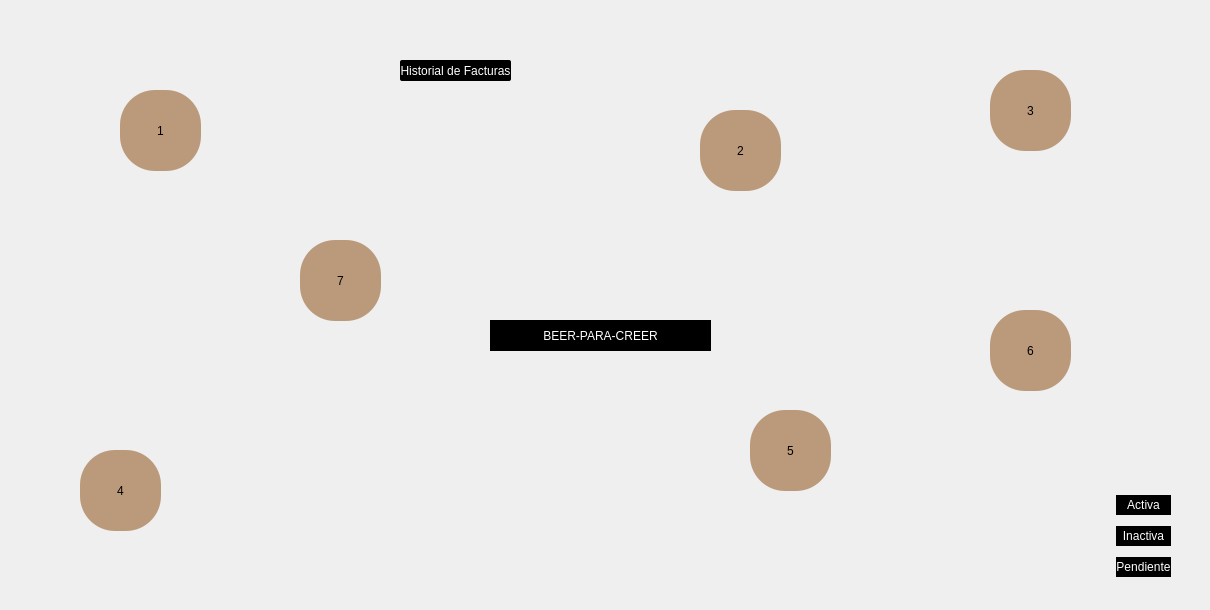
      <widget class="QWidget" name="Mesas">
       <widget class="QLabel" name="mesa_6LB">
        <property name="geometry">
         <rect>
          <x>970</x>
          <y>300</y>
          <width>121</width>
          <height>111</height>
         </rect>
        </property>
        <property name="text">
         <string/>
        </property>
        <property name="pixmap">
         <pixmap resource="Archivos.qrc">:/Imagenes/mesa.png</pixmap>
        </property>
        <property name="scaledContents">
         <bool>true</bool>
        </property>
       </widget>
       <widget class="QPushButton" name="mesa_3PB">
        <property name="geometry">
         <rect>
          <x>990</x>
          <y>70</y>
          <width>81</width>
          <height>81</height>
         </rect>
        </property>
        <property name="styleSheet">
         <string notr="true">background-color: rgb(187, 154, 123);
border-radius: 35px;
color: rgb(0, 0, 0);
font: 16pt &quot;Tw Cen MT Condensed Extra Bold&quot;;</string>
        </property>
        <property name="text">
         <string>3</string>
        </property>
       </widget>
       <widget class="QLabel" name="mesa_2LB">
        <property name="geometry">
         <rect>
          <x>680</x>
          <y>100</y>
          <width>121</width>
          <height>111</height>
         </rect>
        </property>
        <property name="text">
         <string/>
        </property>
        <property name="pixmap">
         <pixmap resource="Archivos.qrc">:/Imagenes/mesa.png</pixmap>
        </property>
        <property name="scaledContents">
         <bool>true</bool>
        </property>
       </widget>
       <widget class="QPushButton" name="mesa_7PB">
        <property name="geometry">
         <rect>
          <x>300</x>
          <y>240</y>
          <width>81</width>
          <height>81</height>
         </rect>
        </property>
        <property name="styleSheet">
         <string notr="true">background-color: rgb(187, 154, 123);
border-radius: 35px;
color: rgb(0, 0, 0);
font: 16pt &quot;Tw Cen MT Condensed Extra Bold&quot;;</string>
        </property>
        <property name="text">
         <string>7</string>
        </property>
       </widget>
       <widget class="QLabel" name="mesa_4LB">
        <property name="geometry">
         <rect>
          <x>60</x>
          <y>440</y>
          <width>121</width>
          <height>111</height>
         </rect>
        </property>
        <property name="text">
         <string/>
        </property>
        <property name="pixmap">
         <pixmap resource="Archivos.qrc">:/Imagenes/mesa.png</pixmap>
        </property>
        <property name="scaledContents">
         <bool>true</bool>
        </property>
       </widget>
       <widget class="QLabel" name="mesa_5LB">
        <property name="geometry">
         <rect>
          <x>730</x>
          <y>400</y>
          <width>121</width>
          <height>111</height>
         </rect>
        </property>
        <property name="text">
         <string/>
        </property>
        <property name="pixmap">
         <pixmap resource="Archivos.qrc">:/Imagenes/mesa.png</pixmap>
        </property>
        <property name="scaledContents">
         <bool>true</bool>
        </property>
       </widget>
       <widget class="QPushButton" name="mesa_4PB">
        <property name="geometry">
         <rect>
          <x>80</x>
          <y>450</y>
          <width>81</width>
          <height>81</height>
         </rect>
        </property>
        <property name="styleSheet">
         <string notr="true">background-color: rgb(187, 154, 123);
border-radius: 35px;
color: rgb(0, 0, 0);
font: 16pt &quot;Tw Cen MT Condensed Extra Bold&quot;;</string>
        </property>
        <property name="text">
         <string>4</string>
        </property>
       </widget>
       <widget class="QPushButton" name="mesa_5PB">
        <property name="geometry">
         <rect>
          <x>750</x>
          <y>410</y>
          <width>81</width>
          <height>81</height>
         </rect>
        </property>
        <property name="styleSheet">
         <string notr="true">background-color: rgb(187, 154, 123);
border-radius: 35px;
color: rgb(0, 0, 0);
font: 16pt &quot;Tw Cen MT Condensed Extra Bold&quot;;</string>
        </property>
        <property name="text">
         <string>5</string>
        </property>
       </widget>
       <widget class="QLabel" name="mesa_7LB">
        <property name="geometry">
         <rect>
          <x>280</x>
          <y>230</y>
          <width>121</width>
          <height>111</height>
         </rect>
        </property>
        <property name="text">
         <string/>
        </property>
        <property name="pixmap">
         <pixmap resource="Archivos.qrc">:/Imagenes/mesa.png</pixmap>
        </property>
        <property name="scaledContents">
         <bool>true</bool>
        </property>
       </widget>
       <widget class="QLabel" name="mesa_1LB">
        <property name="geometry">
         <rect>
          <x>100</x>
          <y>80</y>
          <width>121</width>
          <height>111</height>
         </rect>
        </property>
        <property name="text">
         <string/>
        </property>
        <property name="pixmap">
         <pixmap resource="Archivos.qrc">:/Imagenes/mesa.png</pixmap>
        </property>
        <property name="scaledContents">
         <bool>true</bool>
        </property>
       </widget>
       <widget class="QPushButton" name="mesa_6PB">
        <property name="geometry">
         <rect>
          <x>990</x>
          <y>310</y>
          <width>81</width>
          <height>81</height>
         </rect>
        </property>
        <property name="styleSheet">
         <string notr="true">background-color: rgb(187, 154, 123);
border-radius: 35px;
color: rgb(0, 0, 0);
font: 16pt &quot;Tw Cen MT Condensed Extra Bold&quot;;</string>
        </property>
        <property name="text">
         <string>6</string>
        </property>
       </widget>
       <widget class="QPushButton" name="mesa_2PB">
        <property name="geometry">
         <rect>
          <x>700</x>
          <y>110</y>
          <width>81</width>
          <height>81</height>
         </rect>
        </property>
        <property name="styleSheet">
         <string notr="true">background-color: rgb(187, 154, 123);
border-radius: 35px;
color: rgb(0, 0, 0);
font: 16pt &quot;Tw Cen MT Condensed Extra Bold&quot;;</string>
        </property>
        <property name="text">
         <string>2</string>
        </property>
       </widget>
       <widget class="QPushButton" name="mesa_1PB">
        <property name="geometry">
         <rect>
          <x>120</x>
          <y>90</y>
          <width>81</width>
          <height>81</height>
         </rect>
        </property>
        <property name="styleSheet">
         <string notr="true">background-color: rgb(187, 154, 123);
border-radius: 35px;
color: rgb(0, 0, 0);
font: 16pt &quot;Tw Cen MT Condensed Extra Bold&quot;;</string>
        </property>
        <property name="text">
         <string>1</string>
        </property>
       </widget>
       <widget class="QLabel" name="mesa_3LB">
        <property name="geometry">
         <rect>
          <x>970</x>
          <y>60</y>
          <width>121</width>
          <height>111</height>
         </rect>
        </property>
        <property name="text">
         <string/>
        </property>
        <property name="pixmap">
         <pixmap resource="Archivos.qrc">:/Imagenes/mesa.png</pixmap>
        </property>
        <property name="scaledContents">
         <bool>true</bool>
        </property>
       </widget>
       <widget class="QLabel" name="nombreLB">
        <property name="geometry">
         <rect>
          <x>490</x>
          <y>320</y>
          <width>221</width>
          <height>31</height>
         </rect>
        </property>
        <property name="styleSheet">
         <string notr="true">background-color: rgb(0, 0, 0);
color: rgb(255, 255, 255);
font: 24pt &quot;Tw Cen MT Condensed Extra Bold&quot;;</string>
        </property>
        <property name="text">
         <string>BEER-PARA-CREER</string>
        </property>
        <property name="alignment">
         <set>Qt::AlignCenter</set>
        </property>
       </widget>
       <widget class="QPushButton" name="historialFacturasPB">
        <property name="geometry">
         <rect>
          <x>400</x>
          <y>60</y>
          <width>111</width>
          <height>21</height>
         </rect>
        </property>
        <property name="styleSheet">
         <string notr="true">QPushButton
{
	background-color: #000000;
	color: #ffffff;
	font: 10pt &quot;Tw Cen MT Condensed Extra Bold&quot;;
	border: 0px solid;
	border-radius: 2px;

}


QPushButton::hover
{
	background-color: #5d5d5d;  

}


QPushButton::pressed
{
	background-color: #5d5d5d;

}


QPushButton::checked
{
	background-color: #5d5d5d;

}

QPushButton:disabled {
	background-color:#5d5d5d;
}</string>
        </property>
        <property name="text">
         <string>Historial de Facturas</string>
        </property>
       </widget>
       <widget class="QLabel" name="semaforoM2">
        <property name="geometry">
         <rect>
          <x>660</x>
          <y>80</y>
          <width>31</width>
          <height>31</height>
         </rect>
        </property>
        <property name="text">
         <string/>
        </property>
        <property name="pixmap">
         <pixmap resource="Archivos.qrc">:/Imagenes/apagada.png</pixmap>
        </property>
        <property name="scaledContents">
         <bool>true</bool>
        </property>
       </widget>
       <widget class="QLabel" name="semaforoM3">
        <property name="geometry">
         <rect>
          <x>950</x>
          <y>40</y>
          <width>31</width>
          <height>31</height>
         </rect>
        </property>
        <property name="text">
         <string/>
        </property>
        <property name="pixmap">
         <pixmap resource="Archivos.qrc">:/Imagenes/apagada.png</pixmap>
        </property>
        <property name="scaledContents">
         <bool>true</bool>
        </property>
       </widget>
       <widget class="QLabel" name="semaforoM4">
        <property name="geometry">
         <rect>
          <x>40</x>
          <y>420</y>
          <width>31</width>
          <height>31</height>
         </rect>
        </property>
        <property name="text">
         <string/>
        </property>
        <property name="pixmap">
         <pixmap resource="Archivos.qrc">:/Imagenes/apagada.png</pixmap>
        </property>
        <property name="scaledContents">
         <bool>true</bool>
        </property>
       </widget>
       <widget class="QLabel" name="semaforoM5">
        <property name="geometry">
         <rect>
          <x>710</x>
          <y>380</y>
          <width>31</width>
          <height>31</height>
         </rect>
        </property>
        <property name="text">
         <string/>
        </property>
        <property name="pixmap">
         <pixmap resource="Archivos.qrc">:/Imagenes/apagada.png</pixmap>
        </property>
        <property name="scaledContents">
         <bool>true</bool>
        </property>
       </widget>
       <widget class="QLabel" name="semaforoM6">
        <property name="geometry">
         <rect>
          <x>950</x>
          <y>280</y>
          <width>31</width>
          <height>31</height>
         </rect>
        </property>
        <property name="text">
         <string/>
        </property>
        <property name="pixmap">
         <pixmap resource="Archivos.qrc">:/Imagenes/apagada.png</pixmap>
        </property>
        <property name="scaledContents">
         <bool>true</bool>
        </property>
       </widget>
       <widget class="QLabel" name="semaforoM7">
        <property name="geometry">
         <rect>
          <x>260</x>
          <y>210</y>
          <width>31</width>
          <height>31</height>
         </rect>
        </property>
        <property name="text">
         <string/>
        </property>
        <property name="pixmap">
         <pixmap resource="Archivos.qrc">:/Imagenes/apagada.png</pixmap>
        </property>
        <property name="scaledContents">
         <bool>true</bool>
        </property>
       </widget>
       <widget class="QLabel" name="semaforoM1">
        <property name="geometry">
         <rect>
          <x>80</x>
          <y>60</y>
          <width>31</width>
          <height>31</height>
         </rect>
        </property>
        <property name="text">
         <string/>
        </property>
        <property name="pixmap">
         <pixmap resource="Archivos.qrc">:/Imagenes/apagada.png</pixmap>
        </property>
        <property name="scaledContents">
         <bool>true</bool>
        </property>
       </widget>
       <widget class="QLabel" name="label">
        <property name="geometry">
         <rect>
          <x>370</x>
          <y>-10</y>
          <width>171</width>
          <height>171</height>
         </rect>
        </property>
        <property name="text">
         <string/>
        </property>
        <property name="pixmap">
         <pixmap resource="Archivos.qrc">:/Imagenes/caja.PNG</pixmap>
        </property>
        <property name="scaledContents">
         <bool>true</bool>
        </property>
       </widget>
       <widget class="QLabel" name="label_2">
        <property name="geometry">
         <rect>
          <x>220</x>
          <y>410</y>
          <width>71</width>
          <height>191</height>
         </rect>
        </property>
        <property name="text">
         <string/>
        </property>
        <property name="pixmap">
         <pixmap resource="Archivos.qrc">:/Imagenes/recepcion.PNG</pixmap>
        </property>
        <property name="scaledContents">
         <bool>true</bool>
        </property>
       </widget>
       <widget class="QLabel" name="label_3">
        <property name="geometry">
         <rect>
          <x>280</x>
          <y>510</y>
          <width>241</width>
          <height>91</height>
         </rect>
        </property>
        <property name="text">
         <string/>
        </property>
        <property name="pixmap">
         <pixmap resource="Archivos.qrc">:/Imagenes/entrada.PNG</pixmap>
        </property>
        <property name="scaledContents">
         <bool>true</bool>
        </property>
       </widget>
       <widget class="QWidget" name="layoutWidget">
        <property name="geometry">
         <rect>
          <x>1090</x>
          <y>490</y>
          <width>81</width>
          <height>95</height>
         </rect>
        </property>
        <layout class="QGridLayout" name="gridLayout_5">
         <item row="2" column="0">
          <widget class="QLabel" name="simbolo3">
           <property name="maximumSize">
            <size>
             <width>20</width>
             <height>20</height>
            </size>
           </property>
           <property name="styleSheet">
            <string notr="true"/>
           </property>
           <property name="text">
            <string/>
           </property>
           <property name="pixmap">
            <pixmap resource="Archivos.qrc">:/Imagenes/apagada.png</pixmap>
           </property>
           <property name="scaledContents">
            <bool>true</bool>
           </property>
          </widget>
         </item>
         <item row="4" column="0">
          <widget class="QLabel" name="simbolo2">
           <property name="maximumSize">
            <size>
             <width>20</width>
             <height>20</height>
            </size>
           </property>
           <property name="styleSheet">
            <string notr="true"/>
           </property>
           <property name="text">
            <string/>
           </property>
           <property name="pixmap">
            <pixmap resource="Archivos.qrc">:/Imagenes/exclamacion.png</pixmap>
           </property>
           <property name="scaledContents">
            <bool>true</bool>
           </property>
          </widget>
         </item>
         <item row="4" column="1">
          <widget class="QLabel" name="label_5">
           <property name="styleSheet">
            <string notr="true">font: 10pt &quot;Tw Cen MT Condensed Extra Bold&quot;;
color: rgb(255, 255, 255);
background-color: rgb(0, 0, 0);</string>
           </property>
           <property name="text">
            <string>Pendiente</string>
           </property>
           <property name="alignment">
            <set>Qt::AlignCenter</set>
           </property>
          </widget>
         </item>
         <item row="2" column="1">
          <widget class="QLabel" name="label_6">
           <property name="styleSheet">
            <string notr="true">font: 10pt &quot;Tw Cen MT Condensed Extra Bold&quot;;
color: rgb(255, 255, 255);
background-color: rgb(0, 0, 0);</string>
           </property>
           <property name="text">
            <string>Inactiva</string>
           </property>
           <property name="alignment">
            <set>Qt::AlignCenter</set>
           </property>
          </widget>
         </item>
         <item row="0" column="0">
          <widget class="QLabel" name="simbolo1">
           <property name="maximumSize">
            <size>
             <width>20</width>
             <height>20</height>
            </size>
           </property>
           <property name="styleSheet">
            <string notr="true"/>
           </property>
           <property name="text">
            <string/>
           </property>
           <property name="pixmap">
            <pixmap resource="Archivos.qrc">:/Imagenes/activa.png</pixmap>
           </property>
           <property name="scaledContents">
            <bool>true</bool>
           </property>
          </widget>
         </item>
         <item row="0" column="1">
          <widget class="QLabel" name="label_4">
           <property name="layoutDirection">
            <enum>Qt::LeftToRight</enum>
           </property>
           <property name="styleSheet">
            <string notr="true">font: 10pt &quot;Tw Cen MT Condensed Extra Bold&quot;;
background-color: rgb(0, 0, 0);
color: rgb(255, 255, 255);</string>
           </property>
           <property name="text">
            <string>Activa</string>
           </property>
           <property name="alignment">
            <set>Qt::AlignCenter</set>
           </property>
          </widget>
         </item>
        </layout>
       </widget>
       <widget class="QPushButton" name="helpPB">
        <property name="geometry">
         <rect>
          <x>1130</x>
          <y>0</y>
          <width>71</width>
          <height>71</height>
         </rect>
        </property>
        <property name="styleSheet">
         <string notr="true">background-color: rgb(187, 154, 123,0);

border-radius: 35px;
color: rgb(0, 0, 0);
font: 16pt &quot;Tw Cen MT Condensed Extra Bold&quot;;</string>
        </property>
        <property name="text">
         <string/>
        </property>
       </widget>
       <widget class="QLabel" name="helpLB">
        <property name="geometry">
         <rect>
          <x>1140</x>
          <y>10</y>
          <width>51</width>
          <height>51</height>
         </rect>
        </property>
        <property name="text">
         <string/>
        </property>
        <property name="pixmap">
         <pixmap resource="Archivos.qrc">:/Imagenes/help.png</pixmap>
        </property>
        <property name="scaledContents">
         <bool>true</bool>
        </property>
       </widget>
       <zorder>helpLB</zorder>
       <zorder>layoutWidget</zorder>
       <zorder>label_3</zorder>
       <zorder>label</zorder>
       <zorder>mesa_7LB</zorder>
       <zorder>mesa_3LB</zorder>
       <zorder>mesa_6LB</zorder>
       <zorder>mesa_3PB</zorder>
       <zorder>mesa_2LB</zorder>
       <zorder>mesa_7PB</zorder>
       <zorder>mesa_4LB</zorder>
       <zorder>mesa_5LB</zorder>
       <zorder>mesa_4PB</zorder>
       <zorder>mesa_5PB</zorder>
       <zorder>mesa_1LB</zorder>
       <zorder>mesa_6PB</zorder>
       <zorder>mesa_2PB</zorder>
       <zorder>mesa_1PB</zorder>
       <zorder>nombreLB</zorder>
       <zorder>historialFacturasPB</zorder>
       <zorder>semaforoM2</zorder>
       <zorder>semaforoM3</zorder>
       <zorder>semaforoM4</zorder>
       <zorder>semaforoM5</zorder>
       <zorder>semaforoM6</zorder>
       <zorder>semaforoM7</zorder>
       <zorder>semaforoM1</zorder>
       <zorder>label_2</zorder>
       <zorder>helpPB</zorder>
      </widget>
